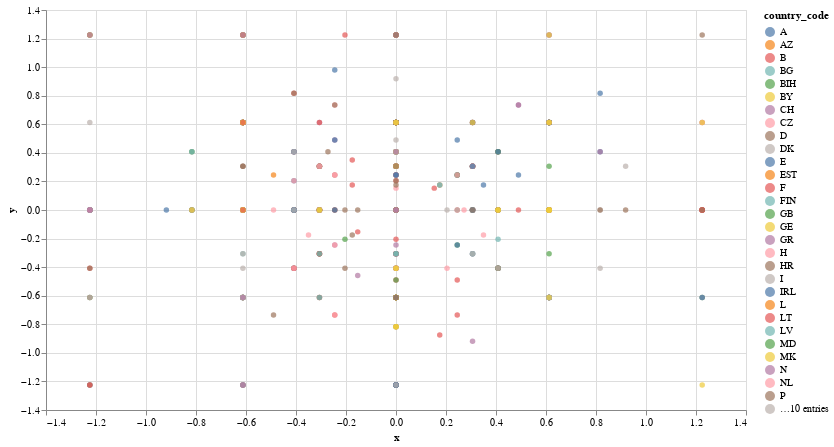

This figure's notebook cell:
### Code cell
alt.Chart(fastRP_2d_df).mark_circle().encode(
    x='x',
    y='y',
    color='country_code',
    tooltip=['name', 'country_code']
).properties(width=700, height=400)

### Figure 1 — Vega-Lite specification as saved in the notebook (floating-point values rounded to 4 significant figures; data arrays with more than 128 entries replaced by an {"elided": "..."} marker saying what was removed)
{"config": {"view": {"continuousWidth": 400, "continuousHeight": 300}}, "data": {"name": "data-74fca5a0ff70a11bb68341342a1c5821"}, "mark": "circle", "encoding": {"color": {"type": "nominal", "field": "country_code"}, "tooltip": [{"type": "nominal", "field": "name"}, {"type": "nominal", "field": "country_code"}], "x": {"type": "quantitative", "field": "x"}, "y": {"type": "quantitative", "field": "y"}}, "height": 400, "width": 700, "$schema": "https://vega.github.io/schema/vega-lite/v4.8.1.json", "datasets": {"data-74fca5a0ff70a11bb68341342a1c5821": {"elided": "895 records"}}}
